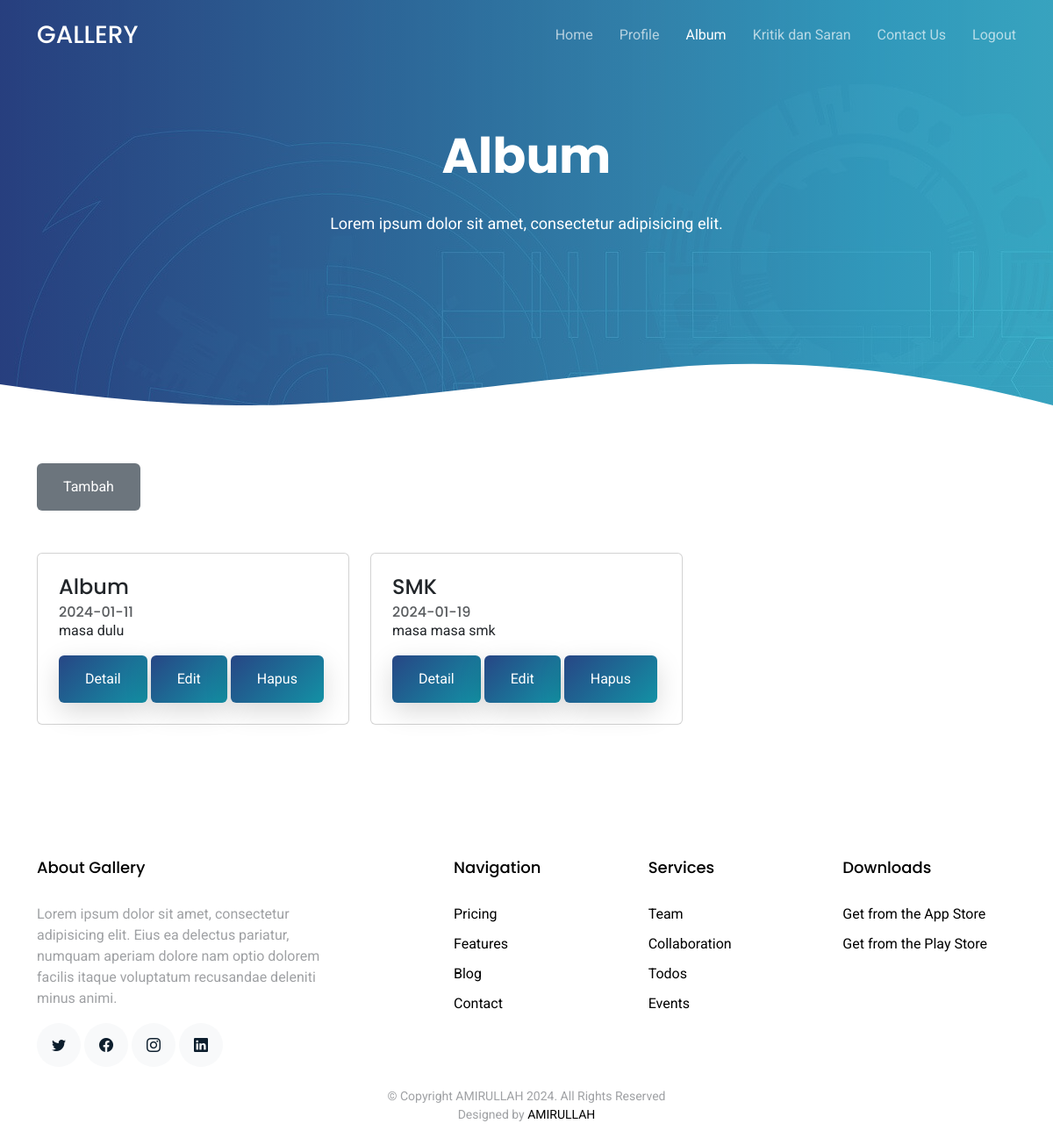
The page /user/album.php (signed in) on the database its author committed.
### tables this page shows
CREATE TABLE `album` (
  `albumid` int(11) NOT NULL,
  `namaalbum` varchar(255) NOT NULL,
  `deskripsi` text NOT NULL,
  `tanggaldibuat` date NOT NULL,
  `userid` int(11) NOT NULL
);

### user/album.php (the view, shortened to what this page needs)
<!DOCTYPE html>
<html lang="en">
<head>
  <link href="assets/vendor/aos/aos.css" rel="stylesheet">
  <link href="assets/vendor/bootstrap/css/bootstrap.min.css" rel="stylesheet">
  <link href="assets/vendor/bootstrap-icons/bootstrap-icons.css" rel="stylesheet">
  <link href="assets/vendor/boxicons/css/boxicons.min.css" rel="stylesheet">
  <link href="assets/vendor/swiper/swiper-bundle.min.css" rel="stylesheet">
  <link href="https://cdn.jsdelivr.net/npm/bootstrap@5.3.0/dist/css/bootstrap.min.css" rel="stylesheet">
  <link href="assets/css/style.css" rel="stylesheet">
<link href="https://cdn.jsdelivr.net/npm/bootstrap-icons@1.17.0/font/bootstrap-icons.css" rel="stylesheet">
</head>
<body>
  <header id="header" class="fixed-top d-flex align-items-center">
    <div class="container d-flex justify-content-between align-items-center">
      <div class="logo">
        <h1><a href="index.php">GALLERY</a></h1>
      </div>
      <nav id="navbar" class="navbar">
        <ul>
          <li><a class="" href="index.php">Home</a></li>
          <li><a href="profile.php">Profile</a></li>
          <li><a class="active" href="album.php">Album</a></li>
          <li><a href="saran.php">Kritik dan Saran</a></li>
          <li><a href="contact.php">Contact Us</a></li>
      <li><a href="logout.php">Logout</a></li>
        </ul>
      </nav>
    </div>
  </header>
  <main id="main">
    <section class="hero-section inner-page">
      <div class="wave">
      </div>
      <div class="container">
        <div class="row align-items-center">
          <div class="col-12">
            <div class="row justify-content-center">
              <div class="col-md-7 text-center hero-text">
                <h1 data-aos="fade-up" data-aos-delay="">Album</h1>
                <p class="mb-5" data-aos="fade-up" data-aos-delay="100">Lorem ipsum dolor sit amet, consectetur adipisicing elit.</p>
              </div>
            </div>
          </div>
        </div>
      </div>
    </section>
  <body>
    <div class="py-5">
        <div class="container">
        <a class="btn btn-secondary mb-5" href="albumm.php">Tambah</a>
            <div class="row">
                <?php
                include 'koneksi.php';
                $userid = $_SESSION['userid'];
                $sql = mysqli_query($conn, "SELECT * FROM album where userid='$userid'");
                while ($data = mysqli_fetch_array($sql)) {
                    ?>
                    <div class="col-md-4">
                        <div class="card mb-4">
                            <div class="card-block p-4">
                                <h4 class="card-title"><?= $data['namaalbum'] ?></h4>
                                <h6 class="card-subtitle text-muted"><?= $data['tanggaldibuat'] ?></h6>
                                <p class="card-text p-y-1"><?= $data['deskripsi'] ?></p>
                                <a href="album_detail.php?albumid=<?= $data['albumid'] ?>" class="btn btn-primary">Detail</a>
                                <a href="#" class="btn btn-primary editAlbumBtn" data-toggle="modal" data-target="#editAlbumModal" data-albumid="<?= $data['albumid'] ?>" data-albumname="<?= $data['namaalbum'] ?>" data-albumdescription="<?= $data['deskripsi'] ?>">Edit</a>
                                <a href="hapus_album.php?albumid=<?= $data['albumid'] ?>" class="btn btn-primary" onclick="return confirm('Anda yakin ingin menghapus album ini?')">Hapus</a>
                            </div>
                        </div>
                    </div>
                <?php
                }
                ?>
            </div>
        </div>
    </div>
</body>
  </main>
  <footer class="footer" role="contentinfo">
    <div class="container">
      <div class="row">
        <div class="col-md-4 mb-4 mb-md-0">
          <h3>About Gallery</h3>
          <p>Lorem ipsum dolor sit amet, consectetur adipisicing elit. Eius ea delectus pariatur, numquam aperiam
            dolore nam optio dolorem facilis itaque voluptatum recusandae deleniti minus animi.</p>
          <p class="social">
            <a href="#"><span class="bi bi-twitter"></span></a>
            <a href="#"><span class="bi bi-facebook"></span></a>
            <a href="#"><span class="bi bi-instagram"></span></a>
            <a href="#"><span class="bi bi-linkedin"></span></a>
          </p>
        </div>
        <div class="col-md-7 ms-auto">
          <div class="row site-section pt-0">
            <div class="col-md-4 mb-4 mb-md-0">
              <h3>Navigation</h3>
              <ul class="list-unstyled">
                <li><a href="#">Pricing</a></li>
                <li><a href="#">Features</a></li>
                <li><a href="#">Blog</a></li>
                <li><a href="#">Contact</a></li>
              </ul>
            </div>
            <div class="col-md-4 mb-4 mb-md-0">
              <h3>Services</h3>
              <ul class="list-unstyled">
                <li><a href="#">Team</a></li>
                <li><a href="#">Collaboration</a></li>
                <li><a href="#">Todos</a></li>
                <li><a href="#">Events</a></li>
              </ul>
            </div>
            <div class="col-md-4 mb-4 mb-md-0">
              <h3>Downloads</h3>
              <ul class="list-unstyled">
                <li><a href="#">Get from the App Store</a></li>
                <li><a href="#">Get from the Play Store</a></li>
              </ul>
            </div>
          </div>
        </div>
      </div>
      <div class="row justify-content-center text-center">
        <div class="col-md-7">
          <p class="copyright">&copy; Copyright AMIRULLAH 2024. All Rights Reserved</p>
          <div class="credits">
            Designed by <a href="#">AMIRULLAH</a>
          </div>
        </div>
      </div>
    </div>
  </footer>
</body>
</html>

### user/assets/css/style.css (style rules this page uses)
html { overflow-x: hidden; }
body { font-family: "Roboto", sans-serif; color: #9fa1a4; line-height: 1.5; }
a { color: #777; text-decoration: none; transition: 0.3s all ease; }
h1, h2, h3, h4, h5, h6, .font-heading { font-family: "Poppins", sans-serif; color: #000; }
.container { z-index: 2; position: relative; }
section { overflow: hidden; }
.btn { border: none; padding: 15px 30px !important; }
.btn.btn-primary { background: #2d71a1; background: linear-gradient(-45deg, #1391a5, #274685); color: #fff; box-shadow: 0 10px 30px 0 rgba(0, 0, 0, 0.15); }
#header { height: 80px; transition: all 0.5s; z-index: 997; transition: all 0.5s; }
#header .logo h1 { font-size: 28px; margin: 0; padding: 4px 0; line-height: 1; font-weight: 500; }
#header .logo h1 a, #header .logo h1 a:hover { color: #fff; text-decoration: none; }
.navbar { padding: 0; }
.navbar ul { margin: 0; padding: 0; display: flex; list-style: none; align-items: center; }
.navbar li { position: relative; }
.navbar a, .navbar a:focus { display: flex; align-items: center; justify-content: space-between; padding: 10px 0 10px 30px; font-size: 16px; font-weight: 400; color: rgba(255, 255, 255, 0.65); white-space: nowrap; transition: 0.3s; }
.navbar a:hover, .navbar .active, .navbar .active:focus, .navbar li:hover>a { color: #fff; }
.hero-section { background: linear-gradient(to right, rgba(39, 70, 133, 0.8) 0%, rgba(61, 179, 197, 0.8) 100%), url(../img/hero-bg.jpg); position: relative; }
.hero-section .wave { width: 100%; overflow: hidden; position: absolute; z-index: 1; bottom: -150px; }
.hero-section .wave svg { width: 100%; }
.hero-section, .hero-section>.container>.row { height: 100vh; min-height: 880px; }
.hero-section.inner-page { height: 60vh; min-height: 0; }
.hero-section.inner-page .hero-text { transform: translateY(-150px); margin-top: -120px; }
.hero-section h1 { font-size: 3.5rem; color: #fff; font-weight: 700; margin-bottom: 30px; }
.hero-section p { font-size: 18px; color: #fff; }
.footer { padding: 5rem 0 2.5rem 0; }
.footer h3 { font-size: 18px; margin-bottom: 30px; }
.footer ul li { margin-bottom: 10px; }
.footer a { color: #000; }
.footer .copyright { margin-bottom: 0px; }
.footer .copyright, .footer .credits { font-size: 14px; }
.social a { display: inline-block; width: 50px; height: 50px; border-radius: 50%; background: #f8f9fa; position: relative; text-align: center; transition: 0.3s background ease; color: #0d1e2d; line-height: 0; }
.social a span { display: inline-block; left: 50%; position: absolute; top: 50%; transform: translate(-50%, -50%); }

### rows shown on the page
album: namaalbum "Album", tanggaldibuat "2024-01-11", deskripsi "masa dulu"
album: namaalbum "SMK", tanggaldibuat "2024-01-19", deskripsi "masa masa smk"
